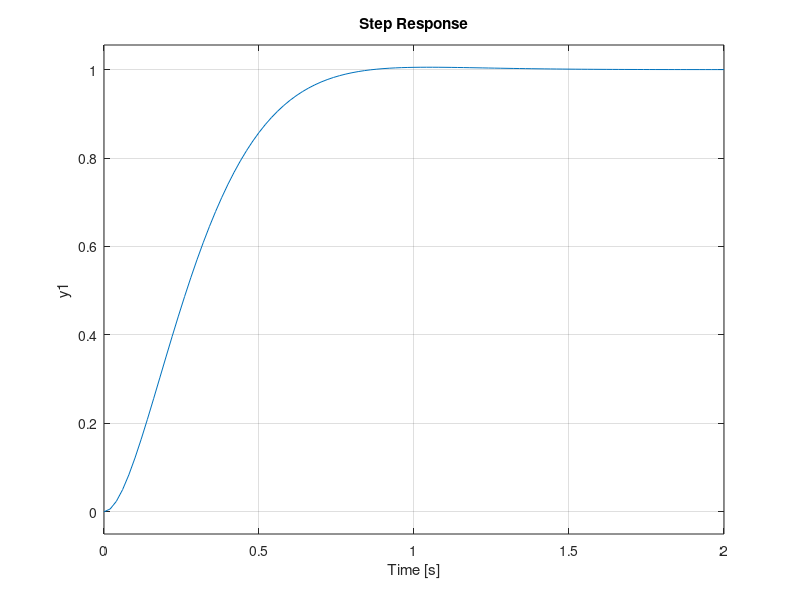

MATLAB code to generate this figure:
clc
clear 

G=tf([34],[1,10,34])
%td=tf([1],[1,12,10])
%G2=tf([11,20],[1,12,20])
%td2=tf([1],[1,12,20])
%G3=tf([11,100],[1,12,100])
%td3=tf([1],[1,12,100])
step(G)
%hold
%step(G2)
%step(td)
%step(G3)
%step(td2)
%step(td3)

